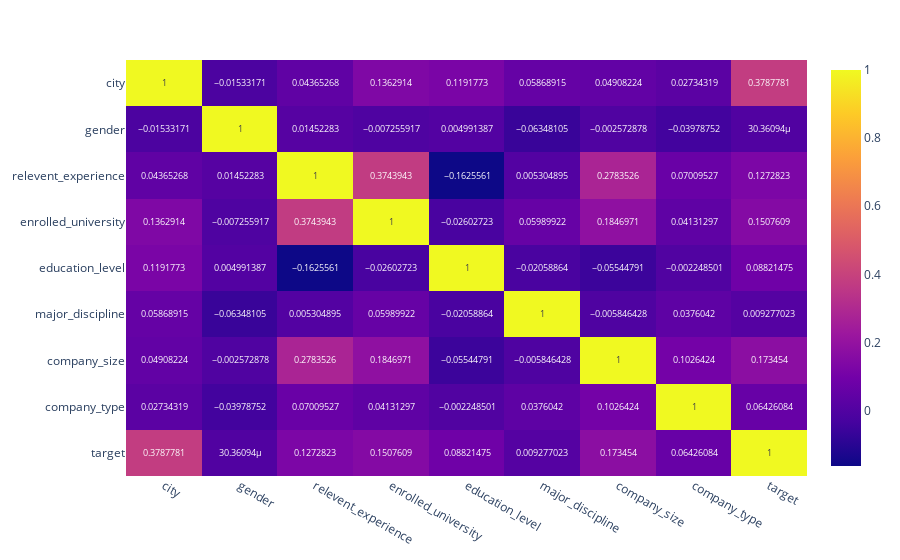

The notebook cell saved with this chart:
### Code cell
fig = px.imshow(
    df_encoded.corr(), text_auto=True, aspect='auto'
)
fig.show()

### Figure 1 — Plotly figure (JSON) as saved in the notebook; plotly's stock layout.template omitted (floating-point values rounded to 4 significant figures)
{"data": [{"coloraxis": "coloraxis", "hovertemplate": "x: %{x}<br>y: %{y}<br>color: %{z}<extra></extra>", "name": "0", "texttemplate": "%{z}", "type": "heatmap", "x": ["city", "gender", "relevent_experience", "enrolled_university", "education_level", "major_discipline", "company_size", "company_type", "target"], "xaxis": "x", "y": ["city", "gender", "relevent_experience", "enrolled_university", "education_level", "major_discipline", "company_size", "company_type", "target"], "yaxis": "y", "z": [[1, -0.01533, 0.04365, 0.1363, 0.1192, 0.05869, 0.04908, 0.02734, 0.3788], [-0.01533, 1, 0.01452, -0.007256, 0.004991, -0.06348, -0.002573, -0.03979, 3.036e-05], [0.04365, 0.01452, 1, 0.3744, -0.1626, 0.005305, 0.2784, 0.0701, 0.1273], [0.1363, -0.007256, 0.3744, 1, -0.02603, 0.0599, 0.1847, 0.04131, 0.1508], [0.1192, 0.004991, -0.1626, -0.02603, 1, -0.02059, -0.05545, -0.002249, 0.08821], [0.05869, -0.06348, 0.005305, 0.0599, -0.02059, 1, -0.005846, 0.0376, 0.009277], [0.04908, -0.002573, 0.2784, 0.1847, -0.05545, -0.005846, 1, 0.1026, 0.1735], [0.02734, -0.03979, 0.0701, 0.04131, -0.002249, 0.0376, 0.1026, 1, 0.06426], [0.3788, 3.036e-05, 0.1273, 0.1508, 0.08821, 0.009277, 0.1735, 0.06426, 1]]}], "layout": {"coloraxis": {"colorscale": [[0, "#0d0887"], [0.1111, "#46039f"], [0.2222, "#7201a8"], [0.3333, "#9c179e"], [0.4444, "#bd3786"], [0.5556, "#d8576b"], [0.6667, "#ed7953"], [0.7778, "#fb9f3a"], [0.8889, "#fdca26"], [1, "#f0f921"]]}, "margin": {"t": 60}, "xaxis": {"anchor": "y", "domain": [0, 1]}, "yaxis": {"anchor": "x", "autorange": "reversed", "domain": [0, 1]}}}
